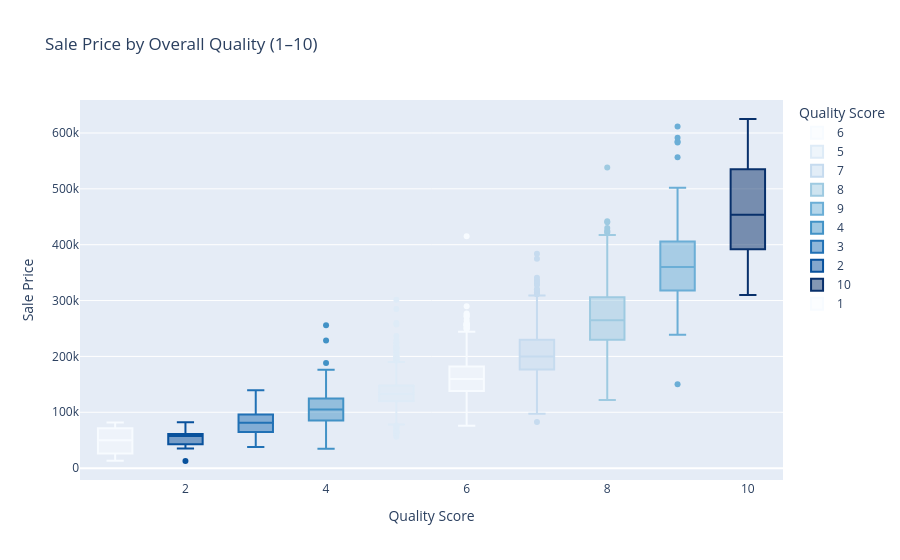

Write notebook code for a chart like this one.
### Markdown cell above
### 4. Quality vs Price

### Code cell
fig = px.box(
    df, x="Overall Qual", y="SalePrice",
    title="Sale Price by Overall Quality (1–10)",
    labels={"Overall Qual": "Quality Score", "SalePrice": "Sale Price"},
    color="Overall Qual",
    color_discrete_sequence=px.colors.sequential.Blues
)
fig.show()

### Figure 1 — Plotly figure (JSON) as saved in the notebook; plotly's stock layout.template omitted (floating-point values rounded to 4 significant figures; data arrays with more than 128 entries replaced by an {"elided": "..."} marker saying what was removed)
{"data": [{"alignmentgroup": "True", "hovertemplate": "Quality Score=%{x}<br>Sale Price=%{y}<extra></extra>", "legendgroup": "6", "marker": {"color": "rgb(247,251,255)"}, "name": "6", "notched": false, "offsetgroup": "6", "orientation": "v", "showlegend": true, "type": "box", "x": {"elided": "732 int values"}, "x0": " ", "xaxis": "x", "y": {"elided": "732 int values"}, "y0": " ", "yaxis": "y"}, {"alignmentgroup": "True", "hovertemplate": "Quality Score=%{x}<br>Sale Price=%{y}<extra></extra>", "legendgroup": "5", "marker": {"color": "rgb(222,235,247)"}, "name": "5", "notched": false, "offsetgroup": "5", "orientation": "v", "showlegend": true, "type": "box", "x": {"elided": "825 int values"}, "x0": " ", "xaxis": "x", "y": {"elided": "825 int values"}, "y0": " ", "yaxis": "y"}, {"alignmentgroup": "True", "hovertemplate": "Quality Score=%{x}<br>Sale Price=%{y}<extra></extra>", "legendgroup": "7", "marker": {"color": "rgb(198,219,239)"}, "name": "7", "notched": false, "offsetgroup": "7", "orientation": "v", "showlegend": true, "type": "box", "x": {"elided": "602 int values"}, "x0": " ", "xaxis": "x", "y": {"elided": "602 int values"}, "y0": " ", "yaxis": "y"}, {"alignmentgroup": "True", "hovertemplate": "Quality Score=%{x}<br>Sale Price=%{y}<extra></extra>", "legendgroup": "8", "marker": {"color": "rgb(158,202,225)"}, "name": "8", "notched": false, "offsetgroup": "8", "orientation": "v", "showlegend": true, "type": "box", "x": {"elided": "350 int values"}, "x0": " ", "xaxis": "x", "y": {"elided": "350 int values"}, "y0": " ", "yaxis": "y"}, {"alignmentgroup": "True", "hovertemplate": "Quality Score=%{x}<br>Sale Price=%{y}<extra></extra>", "legendgroup": "9", "marker": {"color": "rgb(107,174,214)"}, "name": "9", "notched": false, "offsetgroup": "9", "orientation": "v", "showlegend": true, "type": "box", "x": [9, 9, 9, 9, 9, 9, 9, 9, 9, 9, 9, 9, 9, 9, 9, 9, 9, 9, 9, 9, 9, 9, 9, 9, 9, 9, 9, 9, 9, 9, 9, 9, 9, 9, 9, 9, 9, 9, 9, 9, 9, 9, 9, 9, 9, 9, 9, 9, 9, 9, 9, 9, 9, 9, 9, 9, 9, 9, 9, 9, 9, 9, 9, 9, 9, 9, 9, 9, 9, 9, 9, 9, 9, 9, 9, 9, 9, 9, 9, 9, 9, 9, 9, 9, 9, 9, 9, 9, 9, 9, 9, 9, 9, 9, 9, 9, 9, 9, 9, 9, 9, 9, 9, 9, 9, 9, 9], "x0": " ", "xaxis": "x", "y": [394432, 376162, 395192, 275000, 611657, 500000, 319900, 333168, 378500, 377500, 501837, 462000, 485000, 325000, 398800, 335000, 404000, 582933, 360000, 335000, 300000, 324000, 350000, 445000, 320000, 248500, 468000, 250000, 370878, 323262, 332000, 239000, 313000, 320000, 315500, 410000, 316500, 315000, 425000, 325000, 387000, 334000, 446261, 383000, 390000, 379000, 412500, 336860, 367294, 266000, 370967, 291000, 264132, 372500, 300000, 285000, 290000, 305000, 328900, 150000, 475000, 395039, 274000, 377426, 591587, 319900, 356000, 314813, 415298, 492000, 479069, 380000, 418000, 372000, 280000, 277500, 318061, 410000, 320000, 285000, 457347, 356383, 556581, 401179, 318000, 470000, 315000, 412083, 342643, 415000, 326000, 300000, 338500, 345000, 360000, 372397, 378000, 374000, 437154, 282500, 332200, 310090, 405000, 584500, 405749, 385000, 359900], "y0": " ", "yaxis": "y"}, {"alignmentgroup": "True", "hovertemplate": "Quality Score=%{x}<br>Sale Price=%{y}<extra></extra>", "legendgroup": "4", "marker": {"color": "rgb(66,146,198)"}, "name": "4", "notched": false, "offsetgroup": "4", "orientation": "v", "showlegend": true, "type": "box", "x": {"elided": "226 int values"}, "x0": " ", "xaxis": "x", "y": {"elided": "226 int values"}, "y0": " ", "yaxis": "y"}, {"alignmentgroup": "True", "hovertemplate": "Quality Score=%{x}<br>Sale Price=%{y}<extra></extra>", "legendgroup": "3", "marker": {"color": "rgb(33,113,181)"}, "name": "3", "notched": false, "offsetgroup": "3", "orientation": "v", "showlegend": true, "type": "box", "x": [3, 3, 3, 3, 3, 3, 3, 3, 3, 3, 3, 3, 3, 3, 3, 3, 3, 3, 3, 3, 3, 3, 3, 3, 3, 3, 3, 3, 3, 3, 3, 3, 3, 3, 3, 3, 3, 3, 3, 3], "x0": " ", "xaxis": "x", "y": [76500, 107400, 124000, 84900, 58500, 95000, 99900, 78500, 92900, 37900, 44000, 139600, 82000, 85000, 72500, 52000, 65000, 82375, 67000, 81000, 64500, 64000, 120000, 79000, 130000, 99800, 68000, 105000, 81400, 87500, 93500, 96900, 61500, 126175, 64000, 64500, 75000, 91000, 51689, 78000], "y0": " ", "yaxis": "y"}, {"alignmentgroup": "True", "hovertemplate": "Quality Score=%{x}<br>Sale Price=%{y}<extra></extra>", "legendgroup": "2", "marker": {"color": "rgb(8,81,156)"}, "name": "2", "notched": false, "offsetgroup": "2", "orientation": "v", "showlegend": true, "type": "box", "x": [2, 2, 2, 2, 2, 2, 2, 2, 2, 2, 2, 2, 2], "x0": " ", "xaxis": "x", "y": [12789, 82000, 59000, 45000, 60000, 63900, 60000, 57625, 46500, 55000, 68104, 35000, 35311], "y0": " ", "yaxis": "y"}, {"alignmentgroup": "True", "hovertemplate": "Quality Score=%{x}<br>Sale Price=%{y}<extra></extra>", "legendgroup": "10", "marker": {"color": "rgb(8,48,107)"}, "name": "10", "notched": false, "offsetgroup": "10", "orientation": "v", "showlegend": true, "type": "box", "x": [10, 10, 10, 10, 10, 10, 10, 10, 10, 10, 10, 10, 10, 10, 10, 10, 10, 10, 10, 10, 10, 10, 10, 10, 10, 10], "x0": " ", "xaxis": "x", "y": [337500, 555000, 402861, 451950, 610000, 386250, 552000, 310000, 426000, 385000, 460000, 615000, 345000, 325000, 455000, 450000, 500067, 466500, 419005, 392000, 545224, 535000, 438780, 465000, 625000, 475000], "y0": " ", "yaxis": "y"}, {"alignmentgroup": "True", "hovertemplate": "Quality Score=%{x}<br>Sale Price=%{y}<extra></extra>", "legendgroup": "1", "marker": {"color": "rgb(247,251,255)"}, "name": "1", "notched": false, "offsetgroup": "1", "orientation": "v", "showlegend": true, "type": "box", "x": [1, 1, 1, 1], "x0": " ", "xaxis": "x", "y": [61000, 13100, 39300, 81500], "y0": " ", "yaxis": "y"}], "layout": {"boxmode": "overlay", "legend": {"title": {"text": "Quality Score"}, "tracegroupgap": 0}, "title": {"text": "Sale Price by Overall Quality (1–10)"}, "xaxis": {"anchor": "y", "categoryarray": [6, 5, 7, 8, 9, 4, 3, 2, 10, 1], "categoryorder": "array", "domain": [0, 1], "title": {"text": "Quality Score"}}, "yaxis": {"anchor": "x", "domain": [0, 1], "title": {"text": "Sale Price"}}}}
